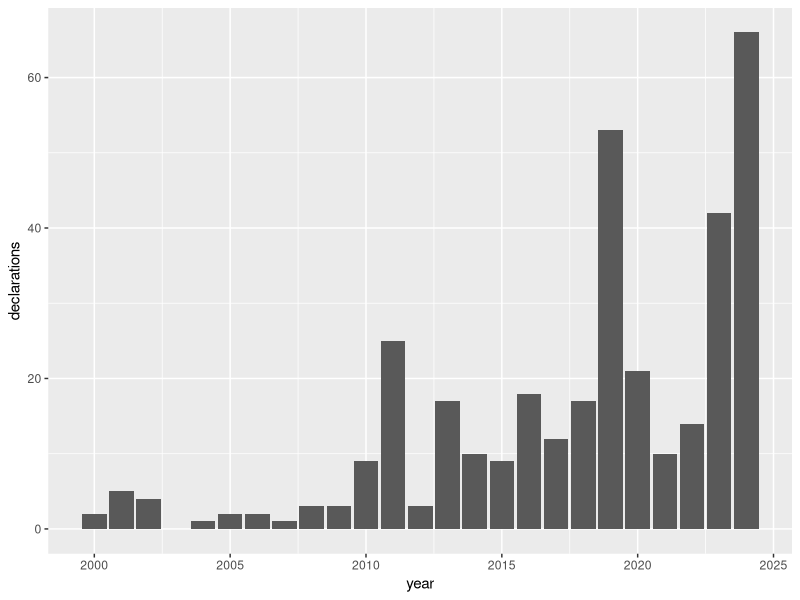
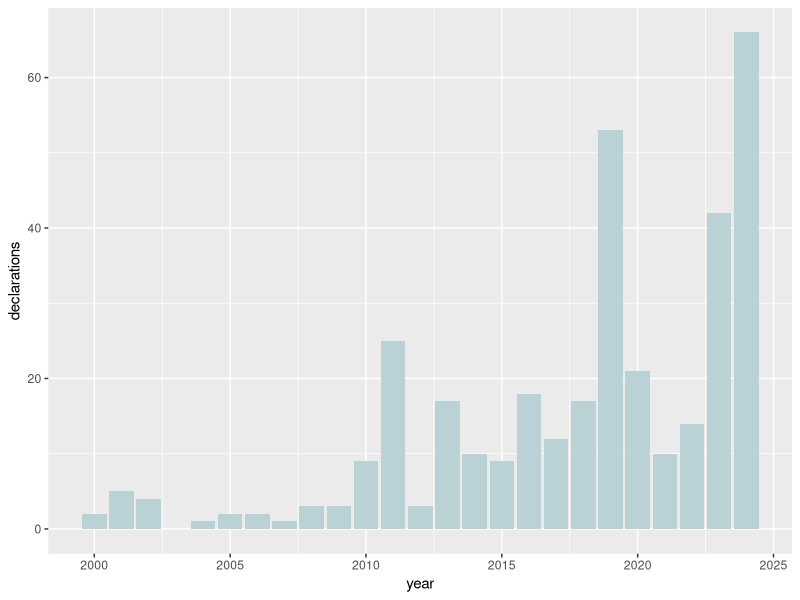
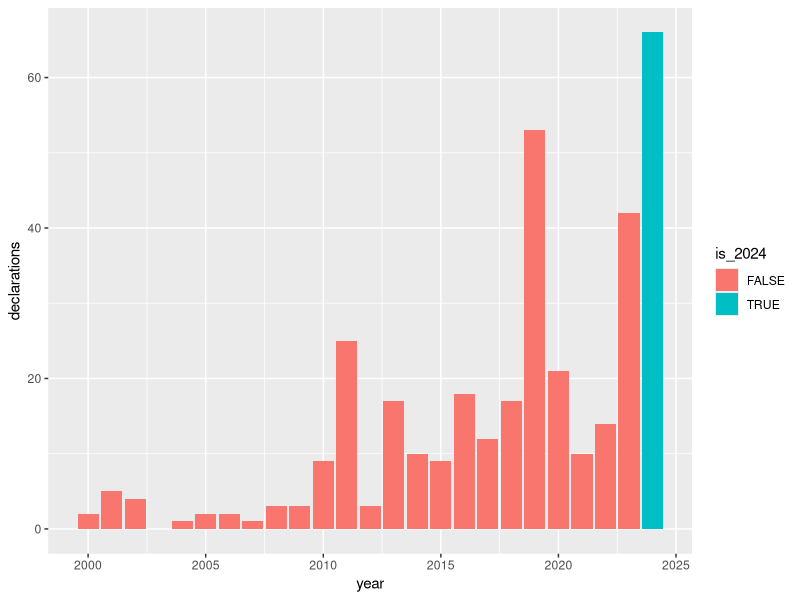
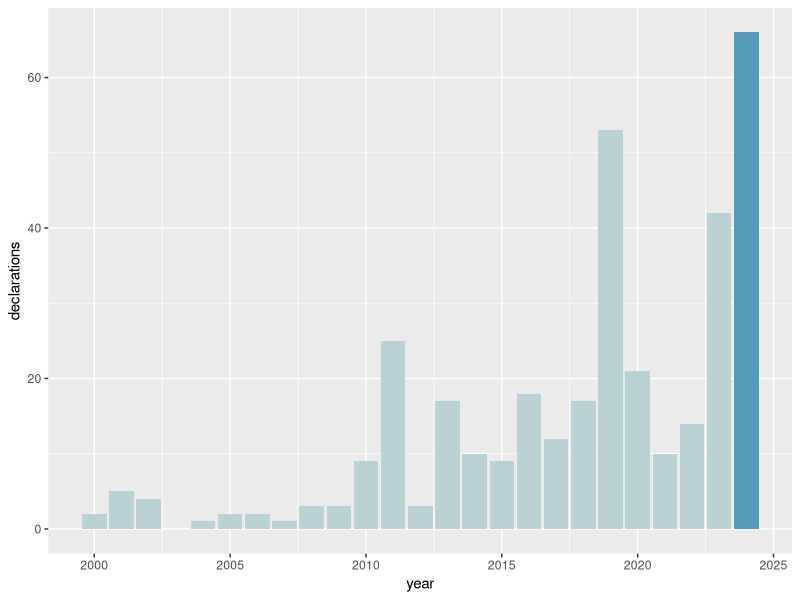
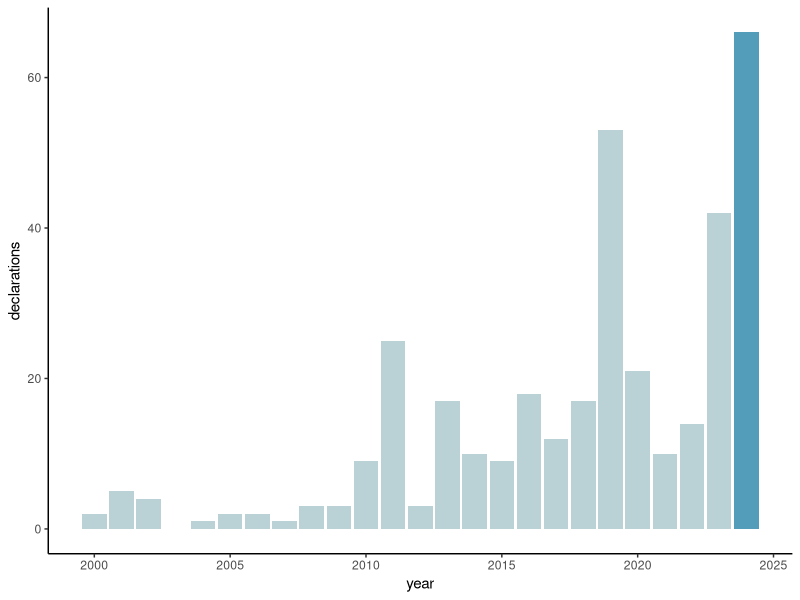
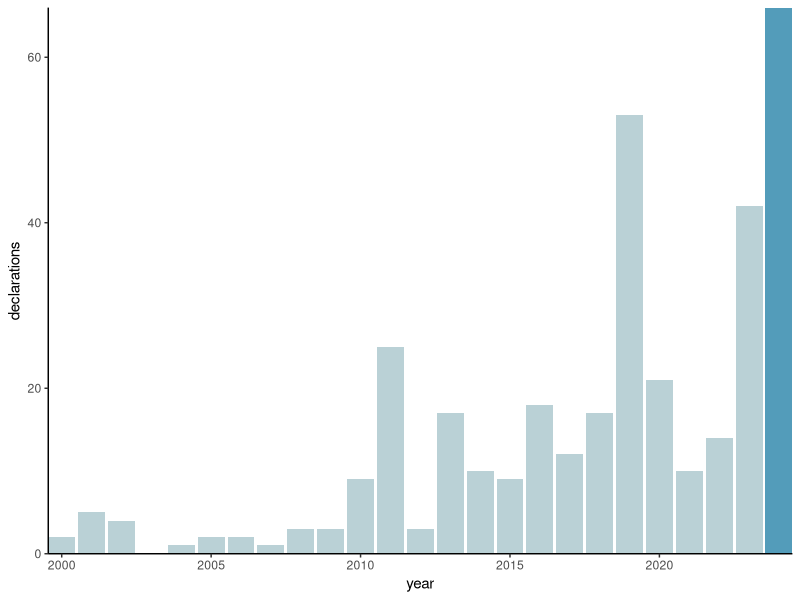
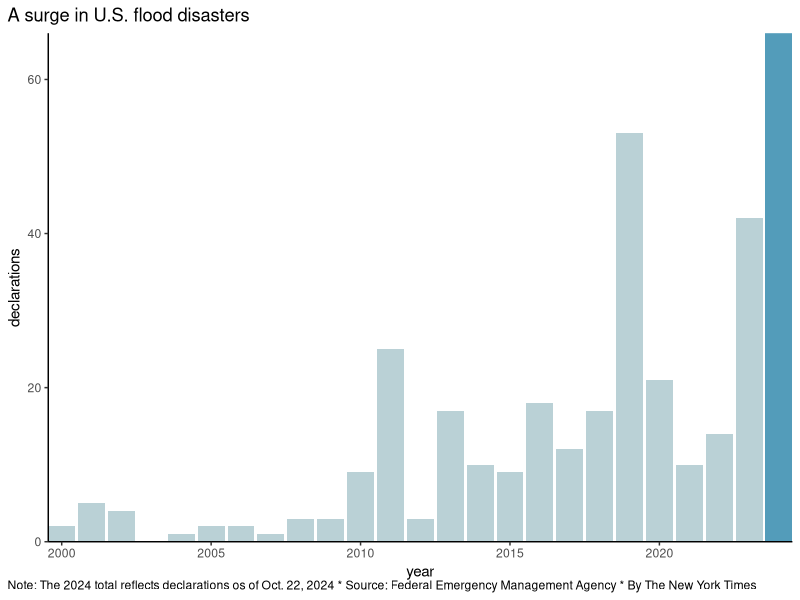
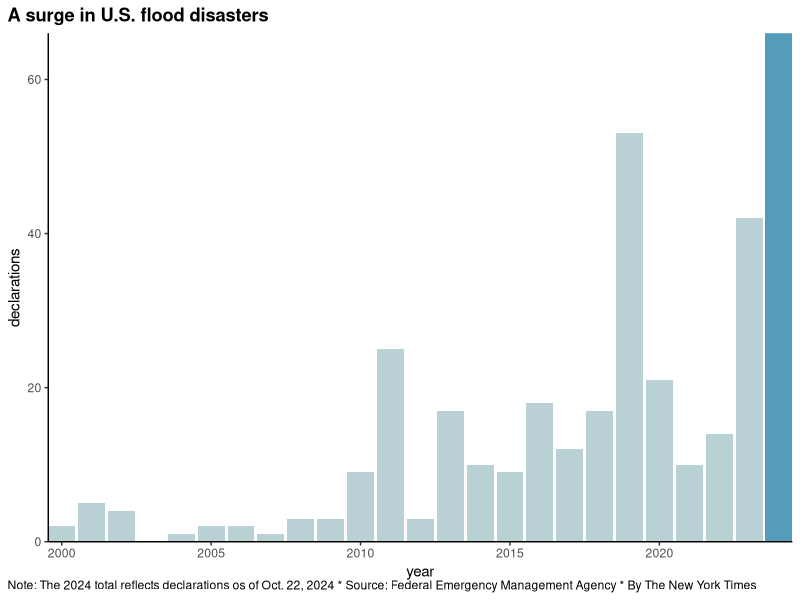

Generate these figures, in order, with R:
# Replicating NY plot
# Youtube video: Riffomonas Project: "Recreating a New York Times bar chqart using ggplot package"(CC332)
# https://www.youtube.com/watch?v=8_2frsX5MwM

# 1. Load required libraries
library(tidyverse)
library(tibble) ## To use tibble function

flooding <- tibble(
  year = 2000:2024,
  declarations = c(2,5,4,0,1,2,2,1,3,3,9,25,
                   3,17,10,9,18,12,17,53,21,10,
                   14,42,66),
  is_2024 = year == 2024            # This will create a flag TRUE only for 2024
)

flooding


# 2. Create a bar plot 
# using geom_col() generated the bar plot

# 2.1 Basig bar plot uisng geom_col() function
Plot_01 <- flooding %>% 
  ggplot(aes(x=year, y = declarations)) +
  geom_col()
Plot_01

ggsave("01_Standard_bar_plot_geom_col.png", width = 6.38, height = 5.80)

# 2.2 Colours
# Using colour picker add in we choose these three colours:
# c("turquoise3", "deepskyblue2", "dodgerblue3")

# From youtube video
# # #BAD1D6 > Aquamarine colour

Plot_02 <- flooding %>% 
  ggplot(aes(x=year, y = declarations)) +
  geom_col(fill = "#BAD1D6")
Plot_02


ggsave("02_Aquamarine colour_plot_geom_col.png", width = 6.38, height = 5.80)

# 2.3 This plot just displays two default colour for True and False values of "is_2024" variable.
Plot_03 <- flooding %>% 
  ggplot(aes(x=year, y = declarations, fill = is_2024)) +
  geom_col()
Plot_03
ggsave("03_True_false_colour_defined_by_is_2024_variable.png", width = 6.38, height = 5.80)


# 2.4 Start designing last year different colour for 2024
# using scale_fill_manual() 
# colours: FALSE values for "is_2024" variable: Aquamarine "#BAD1D6"
#          TRUE values for "is_2024" variable: Last year is 2024. DARK BLUE "#539CBA"
Plot_04 <- flooding %>% 
  ggplot(aes(x=year, y = declarations, fill = is_2024)) +
  geom_col(show.legend = FALSE) +
  scale_fill_manual(breaks = c(FALSE,TRUE),
                    values = c("#BAD1D6","#539CBA"))
Plot_04
ggsave("04_Flagged_2024_year_colour.png", width = 6.38, height = 5.80)


# 2.5 Apply specific theme to apply theme clasic theme to the plot 
# theme_classic()
Plot_05 <- flooding %>% 
  ggplot(aes(x=year, y = declarations, fill = is_2024)) +
  geom_col(show.legend = FALSE) +
  scale_fill_manual(breaks = c(FALSE,TRUE),
                    values = c("#BAD1D6","#539CBA")) +
  theme_classic()
  
Plot_05
ggsave("05_Flagged_2024_year_colour_theme_classic.png", width = 6.38, height = 5.80)

# 2.6 Remove expansion around the whole perimeter
# Always remove this expansion for geom_col()
# coord_cartesian(expand = FALSE) +

Plot_06 <- flooding %>% 
  ggplot(aes(x=year, y = declarations, fill = is_2024)) +
  geom_col(show.legend = FALSE) +
  scale_fill_manual(breaks = c(FALSE,TRUE),
                    values = c("#BAD1D6","#539CBA")) +
  coord_cartesian(expand = FALSE) +
  theme_classic()

Plot_06
ggsave("06_Flagged_2024_year_colour_theme_classic_no_gap.png", width = 6.38, height = 5.80)


# 2.7 Include title and caption
# Also fit legend using element_textbox_simple() from library(ggtext)
library(ggtext)

Plot_07 <- flooding %>% 
  ggplot(aes(x=year, y = declarations, fill = is_2024)) +
  geom_col(show.legend = FALSE) +
  scale_fill_manual(breaks = c(FALSE,TRUE),
                    values = c("#BAD1D6","#539CBA")) +
  coord_cartesian(expand = FALSE) +
  labs(title = "A surge in U.S. flood disasters",
       caption = "Note: The 2024 total reflects declarations os of Oct. 22, 2024 * Source: Federal Emergency Management Agency * By The New York Times") +
  theme_classic() +
  theme(
    plot.caption = element_textbox_simple(), # Wrap legend text
    plot.caption.position = "plot", # Caption and title left aligned
    plot.title.position = "plot"
    )

Plot_07
ggsave("07_Flagged_2024_year_colour_theme_title_caption.png", width = 6.38, height = 5.80)

# 2.8 Format title as bold

library(ggtext)

Plot_08 <- flooding %>% 
  ggplot(aes(x=year, y = declarations, fill = is_2024)) +
  geom_col(show.legend = FALSE) +
  scale_fill_manual(breaks = c(FALSE,TRUE),
                    values = c("#BAD1D6","#539CBA")) +
  coord_cartesian(expand = FALSE) +
  labs(title = "A surge in U.S. flood disasters",
       caption = "Note: The 2024 total reflects declarations os of Oct. 22, 2024 * Source: Federal Emergency Management Agency * By The New York Times") +
  theme_classic() +
  theme(
    plot.title = element_text(face = "bold"),
    plot.caption = element_textbox_simple(), # Wrap legend text
    plot.caption.position = "plot", # Caption and title left aligned
    plot.title.position = "plot"
  )

Plot_08
ggsave("08_Flagged_2024_title_caption_title_bold.png", width = 6.38, height = 5.80) 

# 2.9 Create annotation bubble
# we will use {ggtext} to include new fonts
# Using break text with <br>
#   geom_richtext(geom = "textbox", label = "66 declarations<br>this year so far", 
#    x = 2022.5, y = 62,
#    hjust = 1,  
#    show.legend = FALSE)

library(ggtext)

Plot_09 <- flooding %>% 
  ggplot(aes(x=year, y = declarations, fill = is_2024)) +
  geom_col(show.legend = FALSE) +
  geom_richtext(geom = "textbox", label = "66 declarations<br>this year so far", 
               x = 2022.5, y = 62,
               hjust = 1,  
               show.legend = FALSE) +# annotation bubble
  scale_fill_manual(breaks = c(FALSE,TRUE),
                    values = c("#BAD1D6","#539CBA")) +
  coord_cartesian(expand = FALSE) +
  labs(title = "A surge in U.S. flood disasters",
       caption = "Note: The 2024 total reflects declarations os of Oct. 22, 2024 * Source: Federal Emergency Management Agency * By The New York Times") +
  theme_classic() +
  theme(
    plot.title = element_text(face = "bold"),
    plot.caption = element_textbox_simple(), # Wrap legend text
    plot.caption.position = "plot", # Caption and title left aligned
    plot.title.position = "plot"
  )

Plot_09
ggsave("09_Flagged_2024_title_bold_annotation_bubble.png", width = 6.38, height = 5.80) 

# 2.10 Modiffy initial annotation bubble created earlier
# New parameters introduced to geom_richtext() function
#  fill = NA,
# color = "black",

Plot_10 <- flooding %>% 
  ggplot(aes(x=year, y = declarations, fill = is_2024)) +
  geom_col(show.legend = FALSE) +
  geom_richtext(geom = "textbox", label = "66 declarations<br>this year so far", 
                x = 2022.5, y = 62,
                hjust = 1,  
                fill = NA,
                color = "black",
                show.legend = FALSE) +# annotation bubble
  scale_fill_manual(breaks = c(FALSE,TRUE),
                    values = c("#BAD1D6","#539CBA")) +
  coord_cartesian(expand = FALSE) +
  labs(title = "A surge in U.S. flood disasters",
       caption = "Note: The 2024 total reflects declarations os of Oct. 22, 2024 * Source: Federal Emergency Management Agency * By The New York Times") +
  theme_classic() +
  theme(
    plot.title = element_text(face = "bold"),
    plot.caption = element_textbox_simple(), # Wrap legend text
    plot.caption.position = "plot", # Caption and title left aligned
    plot.title.position = "plot"
  )

Plot_10

ggsave("10_Flagged_2024_title_bold_annotation_bubble_formatted.png", width = 6.38, height = 5.80) 

# 2.11 Adding the colouring emphasis for the 66 declarations
# Introducing HTML and CSS
# "<span style = 'color:#539CBA'>66 declarations</span> 

Plot_11 <- flooding %>% 
  ggplot(aes(x=year, y = declarations, fill = is_2024)) +
  geom_col(show.legend = FALSE) +
  geom_richtext(geom = "textbox", label = "<span style='color:#539CBA'>66 declarations</span><br>this year so far", 
                x = 2022.5, y = 62,
                hjust = 1,  
                fill = NA,
                color = "black",
                show.legend = FALSE) +# annotation bubble
  scale_fill_manual(breaks = c(FALSE,TRUE),
                    values = c("#BAD1D6","#539CBA")) +
  coord_cartesian(expand = FALSE) +
  labs(title = "A surge in U.S. flood disasters",
       caption = "Note: The 2024 total reflects declarations os of Oct. 22, 2024 * Source: Federal Emergency Management Agency * By The New York Times") +
  theme_classic() +
  theme(
    plot.title = element_text(face = "bold"),
    plot.caption = element_textbox_simple(), # Wrap legend text
    plot.caption.position = "plot", # Caption and title left aligned
    plot.title.position = "plot"
  )

Plot_11


ggsave("11_Flagged_2024_title_include_colour_to_text_bubble.png", width = 6.38, height = 5.80) 


# 2.12 Make the sentence "66 declarations" bold using markdown **
# geom_richtext(geom = "textbox", label = "<span style='color:#539CBA'>**66 declarations**</span><br>this year so far", 

Plot_12 <- flooding %>% 
  ggplot(aes(x=year, y = declarations, fill = is_2024)) +
  geom_col(show.legend = FALSE) +
  geom_richtext(geom = "textbox", label = "<span style='color:#539CBA'>**66 declarations**</span><br>this year so far", 
                x = 2022.5, y = 62,
                hjust = 1,  
                fill = NA,
                color = "black",
                show.legend = FALSE) +# annotation bubble
  scale_fill_manual(breaks = c(FALSE,TRUE),
                    values = c("#BAD1D6","#539CBA")) +
  coord_cartesian(expand = FALSE) +
  labs(title = "A surge in U.S. flood disasters",
       caption = "Note: The 2024 total reflects declarations os of Oct. 22, 2024 * Source: Federal Emergency Management Agency * By The New York Times") +
  theme_classic() +
  theme(
    plot.title = element_text(face = "bold"),
    plot.caption = element_textbox_simple(), # Wrap legend text
    plot.caption.position = "plot", # Caption and title left aligned
    plot.title.position = "plot"
  )

Plot_12


ggsave("12_Flagged_2024_title_include_colour_to_text_bubble_bold.png", width = 6.38, height = 5.80) 


# 2.13 Remove border around "66 declarations" text annotation
#  label.colour = NA,

Plot_13 <- flooding %>% 
  ggplot(aes(x=year, y = declarations, fill = is_2024)) +
  geom_col(show.legend = FALSE) +
  geom_richtext(geom = "textbox", label = "<span style='color:#539CBA'>**66 declarations**</span><br>this year so far", 
                x = 2022.5, y = 62,
                hjust = 1,  
                fill = NA,
                color = "black",
                label.colour = NA,
                show.legend = FALSE) +# annotation bubble
  scale_fill_manual(breaks = c(FALSE,TRUE),
                    values = c("#BAD1D6","#539CBA")) +
  coord_cartesian(expand = FALSE) +
  labs(title = "A surge in U.S. flood disasters",
       caption = "Note: The 2024 total reflects declarations os of Oct. 22, 2024 * Source: Federal Emergency Management Agency * By The New York Times") +
  theme_classic() +
  theme(
    plot.title = element_text(face = "bold"),
    plot.caption = element_textbox_simple(), # Wrap legend text
    plot.caption.position = "plot", # Caption and title left aligned
    plot.title.position = "plot"
  )

Plot_13


ggsave("13_Flagged_2024_title_include_colour_to_text_bubble_bold_no_border.png", width = 6.38, height = 5.80) 

# 2.14 Draw horizontal line from text to bar
# DRAW HORIZONTAL LINE FROM THE TEXT TO THE BAR
# using annotate() function after geom_richtext() function
# Placing annotate() BEFORE geom_col()

# Horizontal line position:
#  annotate(geom = "segment",x = 2022.5 , xend = 2023.4,y = 63, yend = 63)

Plot_14 <- flooding %>% 
  ggplot(aes(x=year, y = declarations, fill = is_2024)) +
  annotate(geom = "segment",
           x = 2022.5 , xend = 2023.4,
           y = 63, yend = 63) + # It requires an x,xend,y, yend
  
  geom_col(show.legend = FALSE) +
  geom_richtext(geom = "textbox", label = "<span style='color:#539CBA'>**66 declarations**</span><br>this year so far", 
                x = 2022.5, y = 62,
                hjust = 1,  
                fill = NA,
                color = "black",
                label.colour = NA,
                show.legend = FALSE) +# annotation bubble
 
  scale_fill_manual(breaks = c(FALSE,TRUE),
                    values = c("#BAD1D6","#539CBA")) +
  coord_cartesian(expand = FALSE) +
  labs(title = "A surge in U.S. flood disasters",
       caption = "Note: The 2024 total reflects declarations os of Oct. 22, 2024 * Source: Federal Emergency Management Agency * By The New York Times") +
  theme_classic() +
  theme(
    plot.title = element_text(face = "bold"),
    plot.caption = element_textbox_simple(), # Wrap legend text
    plot.caption.position = "plot", # Caption and title left aligned
    plot.title.position = "plot"
  )

Plot_14


ggsave("14_Flagged_2024_colour_to_text_bubble_bold_no_border_LINE_TO_BAR.png", width = 6.38, height = 5.80) 


# 2.15 MODIFY AXIS TICKS (WIP)












